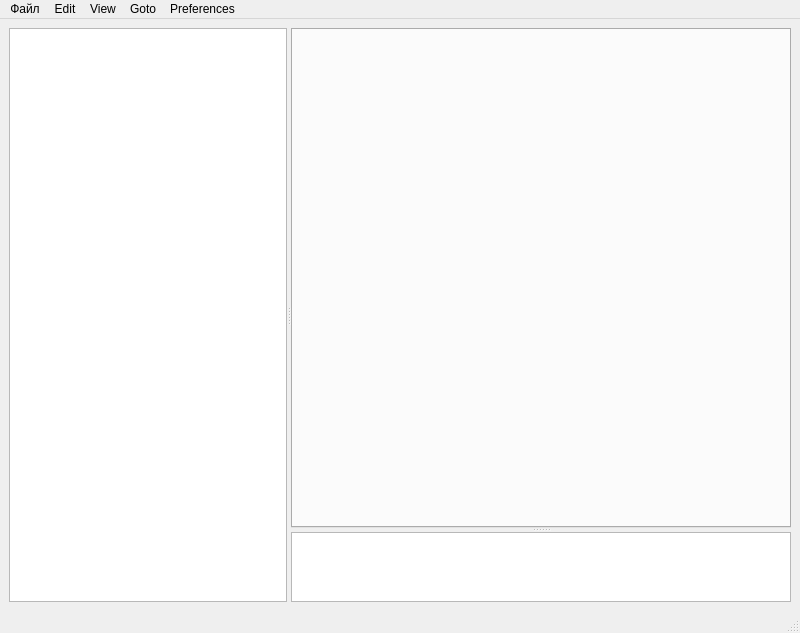
<?xml version="1.0" encoding="UTF-8"?>
<ui version="4.0">
 <class>MainWindow</class>
 <widget class="QMainWindow" name="MainWindow">
  <property name="geometry">
   <rect>
    <x>0</x>
    <y>0</y>
    <width>800</width>
    <height>600</height>
   </rect>
  </property>
  <property name="windowTitle">
   <string>MainWindow</string>
  </property>
  <widget class="QWidget" name="centralwidget">
   <layout class="QVBoxLayout" name="verticalLayout">
    <item>
     <widget class="QSplitter" name="splitter_2">
      <property name="orientation">
       <enum>Qt::Horizontal</enum>
      </property>
      <widget class="DirectoryTreeView" name="treeView">
       <property name="mouseTracking">
        <bool>true</bool>
       </property>
       <property name="tabletTracking">
        <bool>true</bool>
       </property>
       <attribute name="headerMinimumSectionSize">
        <number>39</number>
       </attribute>
      </widget>
      <widget class="QSplitter" name="splitter">
       <property name="orientation">
        <enum>Qt::Vertical</enum>
       </property>
       <widget class="TextEditTab" name="tabWidget">
        <property name="minimumSize">
         <size>
          <width>500</width>
          <height>500</height>
         </size>
        </property>
        <property name="currentIndex">
         <number>-1</number>
        </property>
        <property name="tabsClosable">
         <bool>true</bool>
        </property>
        <property name="movable">
         <bool>false</bool>
        </property>
        <property name="tabBarAutoHide">
         <bool>false</bool>
        </property>
       </widget>
       <widget class="QTextBrowser" name="logWindow"/>
      </widget>
     </widget>
    </item>
   </layout>
  </widget>
  <widget class="QMenuBar" name="menubar">
   <property name="geometry">
    <rect>
     <x>0</x>
     <y>0</y>
     <width>800</width>
     <height>21</height>
    </rect>
   </property>
   <widget class="QMenu" name="menu">
    <property name="title">
     <string>Файл</string>
    </property>
    <addaction name="actionAdd_new_note"/>
    <addaction name="actionOpen_file"/>
    <addaction name="actionSave"/>
    <addaction name="actionSave_as"/>
   </widget>
   <widget class="QMenu" name="menuEdit">
    <property name="title">
     <string>Edit</string>
    </property>
    <addaction name="actionUndo"/>
    <addaction name="actionRedo"/>
   </widget>
   <widget class="QMenu" name="menuView">
    <property name="title">
     <string>View</string>
    </property>
    <addaction name="actionLog"/>
    <addaction name="actionWord_Wrap"/>
   </widget>
   <widget class="QMenu" name="menuGoto">
    <property name="title">
     <string>Goto</string>
    </property>
    <addaction name="actionJump_Back"/>
    <addaction name="actionJump_Forward"/>
   </widget>
   <widget class="QMenu" name="menuPreferences">
    <property name="title">
     <string>Preferences</string>
    </property>
    <widget class="QMenu" name="menuFont">
     <property name="title">
      <string>Font</string>
     </property>
     <addaction name="actionSmaller"/>
     <addaction name="actionLarger"/>
     <addaction name="separator"/>
     <addaction name="actionReset"/>
    </widget>
    <widget class="QMenu" name="menuChange_Color_Sheme">
     <property name="title">
      <string>Change Color Sheme</string>
     </property>
     <addaction name="actionDark"/>
     <addaction name="actionDefault"/>
     <addaction name="actionGrey"/>
     <addaction name="actionDark_Blue"/>
    </widget>
    <addaction name="menuChange_Color_Sheme"/>
    <addaction name="menuFont"/>
   </widget>
   <addaction name="menu"/>
   <addaction name="menuEdit"/>
   <addaction name="menuView"/>
   <addaction name="menuGoto"/>
   <addaction name="menuPreferences"/>
  </widget>
  <widget class="QStatusBar" name="statusbar"/>
  <action name="actionAdd_new_note">
   <property name="text">
    <string>Add new note</string>
   </property>
  </action>
  <action name="actionOpen_file">
   <property name="text">
    <string>Open file</string>
   </property>
  </action>
  <action name="actionSave">
   <property name="text">
    <string>Save</string>
   </property>
  </action>
  <action name="actionSave_as">
   <property name="text">
    <string>Save as</string>
   </property>
  </action>
  <action name="actionUndo">
   <property name="text">
    <string>Undo</string>
   </property>
   <property name="statusTip">
    <string>fewfer</string>
   </property>
  </action>
  <action name="actionRedo">
   <property name="text">
    <string>Redo</string>
   </property>
  </action>
  <action name="actionLog">
   <property name="checkable">
    <bool>true</bool>
   </property>
   <property name="text">
    <string>Log Window</string>
   </property>
  </action>
  <action name="actionWord_Wrap">
   <property name="checkable">
    <bool>true</bool>
   </property>
   <property name="checked">
    <bool>true</bool>
   </property>
   <property name="text">
    <string>Word Wrap</string>
   </property>
  </action>
  <action name="actionJump_Back">
   <property name="text">
    <string>Jump Back</string>
   </property>
  </action>
  <action name="actionJump_Forward">
   <property name="text">
    <string>Jump Forward</string>
   </property>
  </action>
  <action name="actionSmaller">
   <property name="text">
    <string>Smaller</string>
   </property>
  </action>
  <action name="actionLarger">
   <property name="text">
    <string>Larger</string>
   </property>
  </action>
  <action name="actionReset">
   <property name="text">
    <string>Reset</string>
   </property>
  </action>
  <action name="actionDark">
   <property name="text">
    <string>Dark</string>
   </property>
  </action>
  <action name="actionDefault">
   <property name="text">
    <string>Default</string>
   </property>
  </action>
  <action name="actionGrey">
   <property name="text">
    <string>Grey</string>
   </property>
  </action>
  <action name="actionDark_Blue">
   <property name="text">
    <string>Dark Blue</string>
   </property>
  </action>
 </widget>
 <customwidgets>
  <customwidget>
   <class>DirectoryTreeView</class>
   <extends>QTreeView</extends>
   <header>directorytreeview.h</header>
  </customwidget>
  <customwidget>
   <class>TextEditTab</class>
   <extends>QTabWidget</extends>
   <header>textedittab.h</header>
   <container>1</container>
  </customwidget>
 </customwidgets>
 <resources/>
 <connections/>
</ui>
